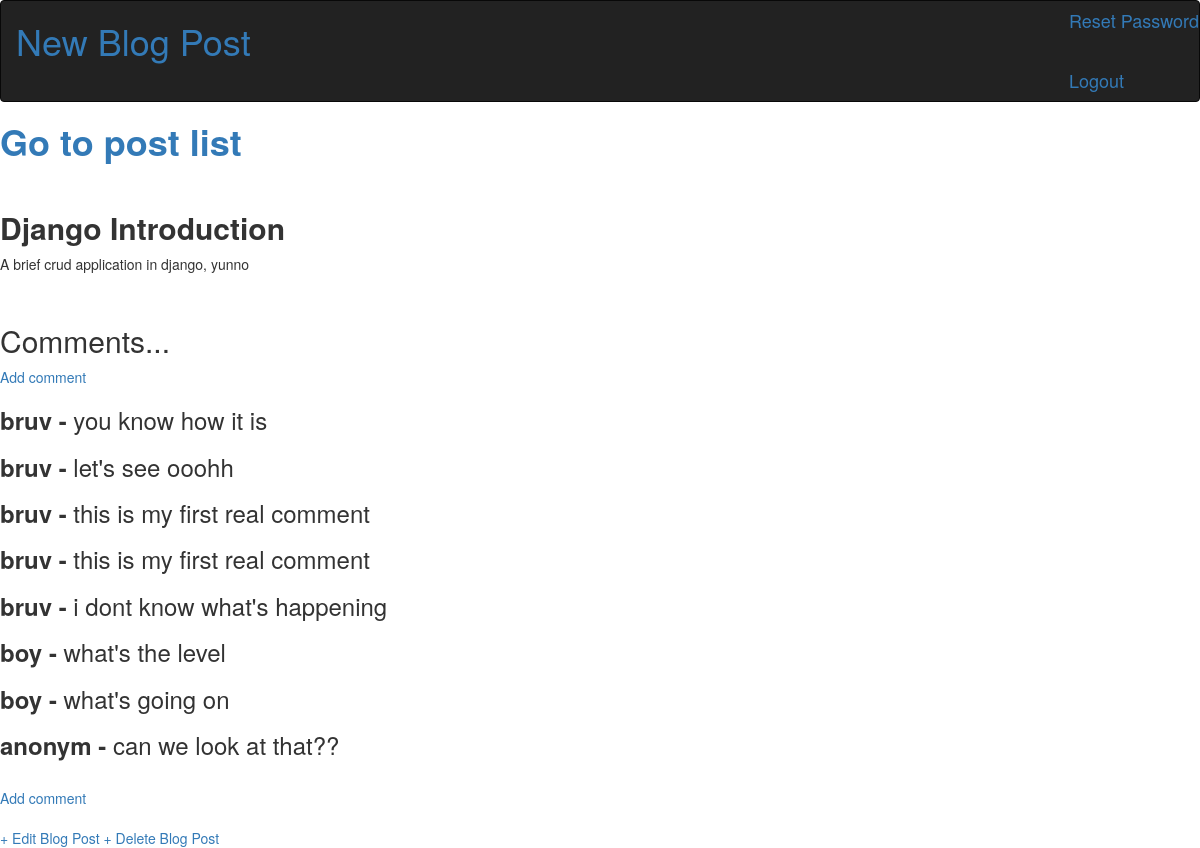
Before: /post/2/ (signed in) with the older database file.
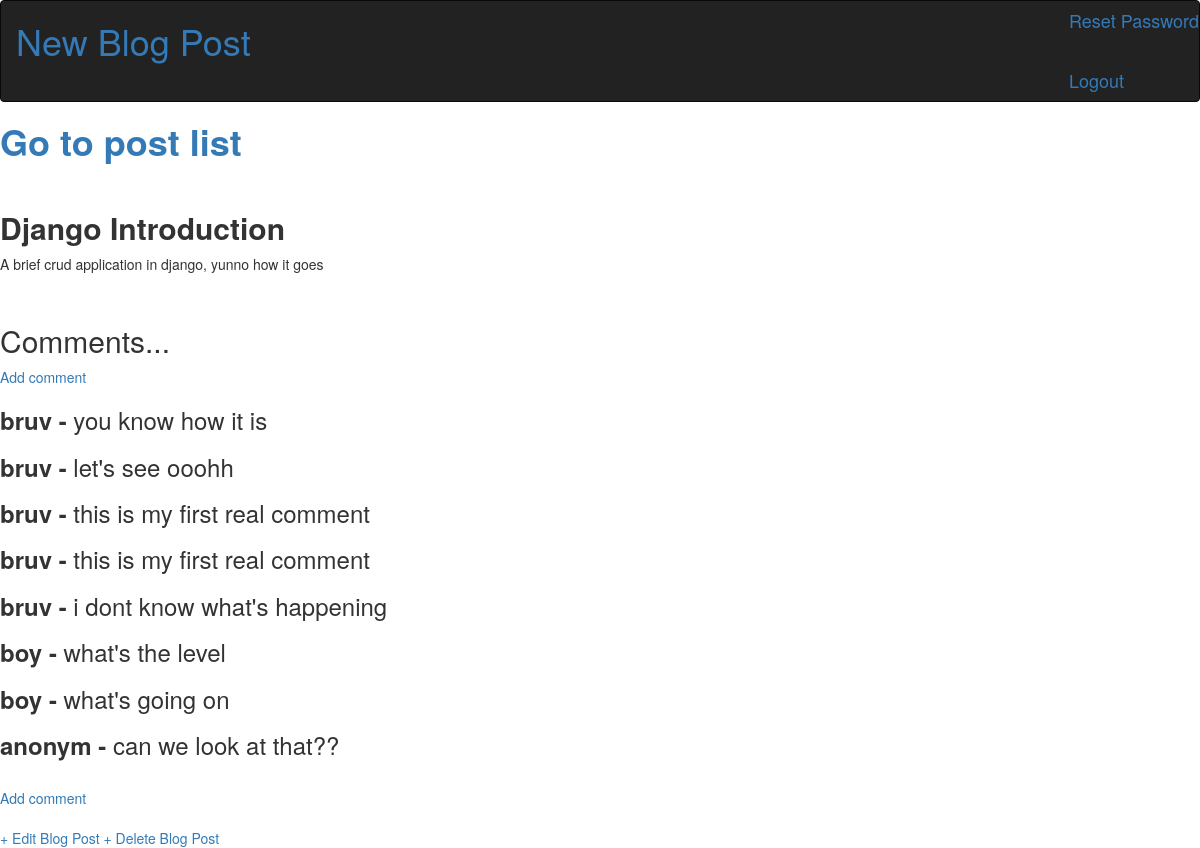
After: the same page with the newer database file.
### blog/models.py (models this page shows, shortened)
class Post(models.Model):
    title = models.CharField(max_length=200)
    author = models.ForeignKey('auth.User', on_delete=models.CASCADE)
    body = models.TextField()
    objects = PostManager

class Comment(models.Model):
    post = models.ForeignKey(Post, related_name='comments', on_delete=models.CASCADE)
    comment = models.TextField()
    name = models.CharField(max_length=200)

### blog/views.py (the view)
# urls.py: path('post/<int:pk>/', BlogDetailView.as_view(), name='post_detail'),
class BlogDetailView(DetailView):
    model = Post
    template_name = 'post_detail.html'

### templates/post_detail.html (shortened to what this page needs)
{% extends 'home2.html' %}
{% if user.is_authenticated %}
	{% block content %}
			<div>
				<h1>
					<strong>
						<a href="{% url 'home2' %}"> Go to post list </a>
					</strong>
				</h1>
			</div>
			<div class="post-entry">
				<link rel="stylesheet" href="https://maxcdn.bootstrapcdn.com/bootstrap/3.4.1/css/bootstrap.min.css">
				<h2>
					<strong>
						{{ post.title }}
					</strong>
				</h2>
				<p> {{ post.body }}</p>
				<br>
				<h2>Comments...</h2>
					{% if not post.comments.all %}
						No comments Yet...<a href="{% url 'new_comment' post.pk %}">
						Add one</a>
						<br>
					{% elif post.comments.all %}
					<a href="{% url 'new_comment' post.pk %}">Add comment</a>
					<br>
							{% for comment in post.comments.all %}
								<h3>
									<strong>
										{{comment.name}} -
									</strong>
									{{comment.comment}}
								</h3>
							{% endfor %}
					{% endif %}
				<br>
				<a href="{% url 'new_comment' post.pk %}">Add comment</a>
			</div>
				{% if user.is_authenticated %}
					<link rel="stylesheet" href="https://maxcdn.bootstrapcdn.com/bootstrap/3.4.1/css/bootstrap.min.css">
					<a href="{% url 'post_edit' post.pk %}">+ Edit Blog Post</a>
					<a href="{% url 'post_delete' post.pk %}">+ Delete Blog Post</a>
				{% else %}
				You are not logged in, therefore can't make changes
				{% endif %}
	{% endblock %}
{% else %}
You are not logged in, therefore can't make changes
{% endif %}

### templates/home2.html (shortened to what this page needs)
{% if user.is_authenticated %}
	<body>
		<header>
			<nav class="navbar navbar-inverse">
				<div class="collapse navbar-collapse" id="myNavbar">
					<link rel="stylesheet" href="https://maxcdn.bootstrapcdn.com/bootstrap/3.4.1/css/bootstrap.min.css">
						<div class="nav navbar-nav navbar-left">
							<h1>
								<a href="{% url 'post_new' %}">New Blog Post</a>
							</h1>
						</div>
						<div class="nav navbar-nav navbar-right">
							<h4>
								<a href="{% url 'change-password2' %}">Reset Password</a>
							</h4>
							<br>
							<h4>
								<a href="{% url 'logout' %}">Logout</a>
							</h4>
						</div>
				</div>
			</nav>
		</header>
	</body>
	{% block content%}{% endblock %}
{% endif %}

Changed rows visible on the page:
changed Post "Django Introduction": body "A brief crud application in django, yunno" → "A brief crud application in django, yunno how it goes"
